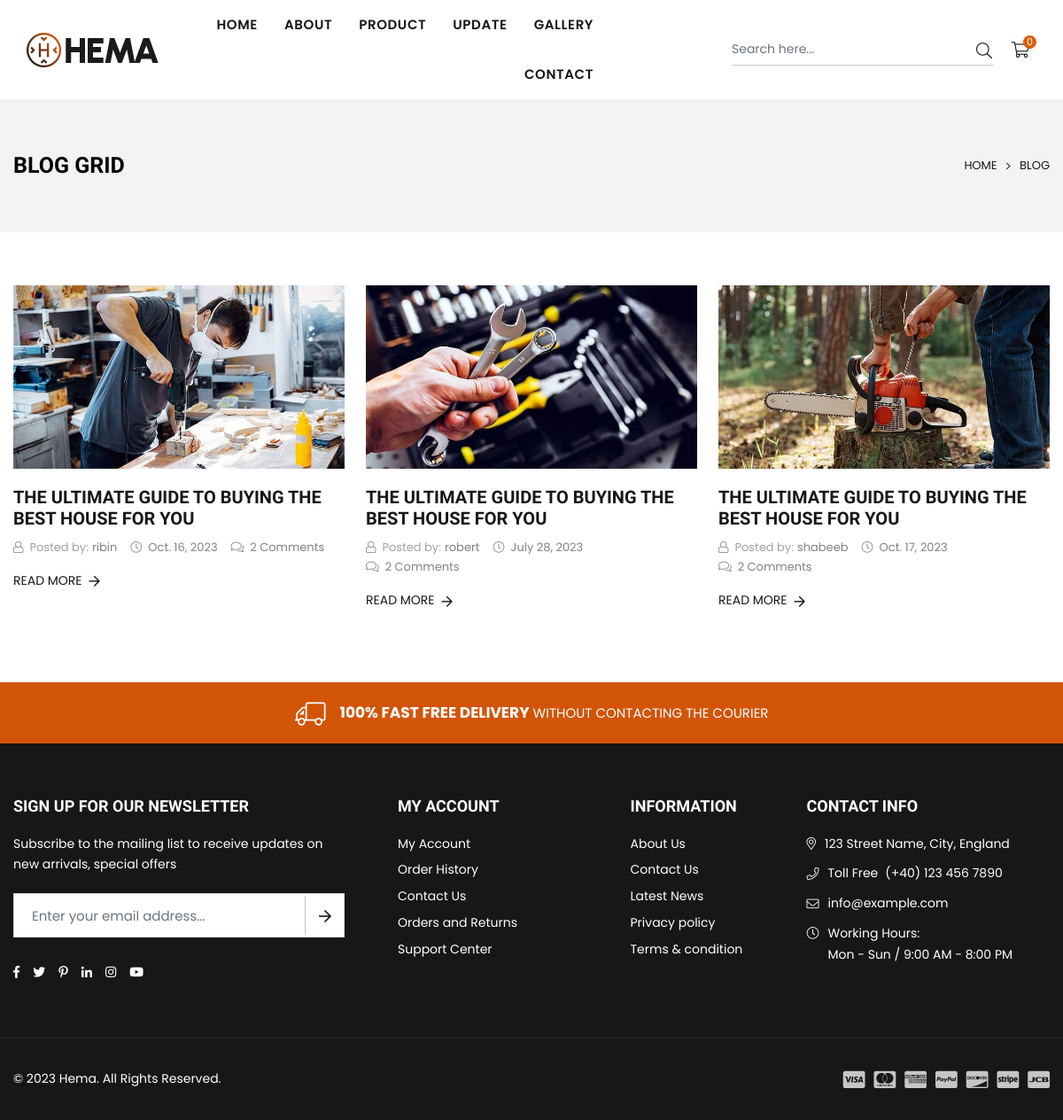
Page /blog on the committed database.
### web/models.py (models this page shows, shortened)
class Blog(models.Model):
    author=models.CharField(max_length=20,)
    title=models.CharField(max_length=225,)
    date = models.DateField()
    image =models.ImageField()
    content= HTMLField(blank=True, null=True)

### web/views.py (the view)
# urls.py: path("blog",views.blog,name="blog"),
def blog(request):
    context = {"is_blog": True,
               'blog':Blog.objects.all(),}
    return render(request, "web/blog.html", context)

### templates/web/blog.html (shortened to what this page needs)
{% extends "web/partials/base.html" %}
{% load static %}
{% block content %}
        <div class="page-wrapper">
            <div id="page-content">
                <div class="page-header text-center">
                    <div class="container">
                        <div class="row">
                            <div class="col-12 col-sm-12 col-md-12 col-lg-12 d-flex justify-content-between align-items-center">
                                <div class="page-title"><h1>Blog Grid</h1></div>
                                <div class="breadcrumbs"><a href="{% url "web:index" %}" title="Back to the home page">Home</a><span class="title"><i class="icon anm anm-angle-right-l"></i>Blog</span></div>
                            </div>
                        </div>
                    </div>
                </div>
                <div class="container">
                    <div class="blog-grid-view">
                        <div class="row col-row row-cols-lg-3 row-cols-sm-2 row-cols-1">
                            {% for obj in blog %}
                            <div class="blog-item col-item">
                                <div class="blog-article zoomscal-hov">
                                    <div class="blog-img">
                                        <a class="featured-image rounded-0 zoom-scal" href="#"><img class="rounded-0 blur-up lazyload" data-src="{{obj.image.url}}" src="{{obj.image.url}}" alt="New shop collection our shop" width="740" height="410" /></a>
                                    </div>
                                    <div class="blog-content">
                                        <h2 class="h3"><a href="blog-details.html">{{obj.title}}</a></h2>
                                        <ul class="publish-detail d-flex-wrap">
                                            <li><i class="icon anm anm-user-al"></i> <span class="opacity-75 me-1">Posted by:</span>{{obj.author}}</li>
                                            <li><i class="icon anm anm-clock-r"></i> <time datetime="2023-01-02">{{obj.date}}</time></li>
                                            <li><i class="icon anm anm-comments-l"></i> <a href="#">2 Comments</a></li>
                                        </ul>
                                        <a href="{% url 'web:blog_detail' obj.id %}" class="text-link text-decoration-none text-uppercase">Read More<i class="icon anm anm-arw-right ms-2"></i></a>
                                    </div>
                                </div>
                            </div>
                            {% endfor %}
                        </div>
                    </div>
                </div>
            </div>
{% endblock content %}

### static/web/css/custom.css (style rules this page uses)
.blog-item { margin-bottom: 80px; }

### static/web/css/responsive.css (style rules this page uses)
@media only screen and (min-width: 992px) { #page-content { min-height:400px; } }

### rows in the picture
Blog: image (picture), title "THE ULTIMATE GUIDE TO BUYING THE BEST HOUSE FOR YOU", author "ribin", date "Oct. 16, 2023"
Blog: image (picture), title "THE ULTIMATE GUIDE TO BUYING THE BEST HOUSE FOR YOU", author "robert", date "July 28, 2023"
Blog: image (picture), title "THE ULTIMATE GUIDE TO BUYING THE BEST HOUSE FOR YOU", author "shabeeb", date "Oct. 17, 2023"

### other values in the picture
{{ request.session.cart|length }} "0"
